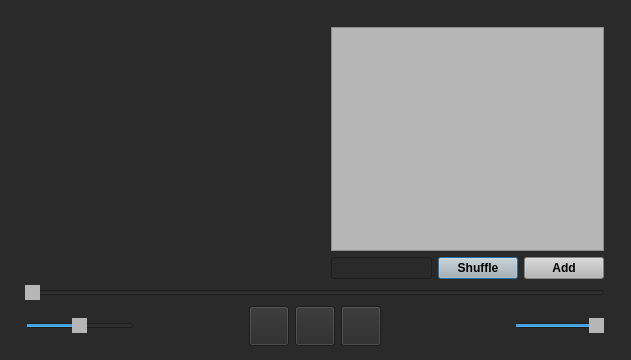
<?xml version="1.0" encoding="UTF-8"?>
<ui version="4.0">
 <class>Dialog</class>
 <widget class="QDialog" name="Dialog">
  <property name="enabled">
   <bool>true</bool>
  </property>
  <property name="geometry">
   <rect>
    <x>0</x>
    <y>0</y>
    <width>631</width>
    <height>360</height>
   </rect>
  </property>
  <property name="windowTitle">
   <string>LIRIK Music Player</string>
  </property>
  <property name="autoFillBackground">
   <bool>false</bool>
  </property>
  <property name="styleSheet">
   <string notr="true">background-color: rgb(42, 42, 42);
</string>
  </property>
  <property name="sizeGripEnabled">
   <bool>false</bool>
  </property>
  <widget class="QWidget" name="">
   <property name="geometry">
    <rect>
     <x>14</x>
     <y>16</y>
     <width>601</width>
     <height>341</height>
    </rect>
   </property>
   <layout class="QVBoxLayout" name="verticalLayout_3">
    <item>
     <layout class="QHBoxLayout" name="horizontalLayout_2">
      <item>
       <widget class="QLabel" name="label_2">
        <property name="minimumSize">
         <size>
          <width>300</width>
          <height>225</height>
         </size>
        </property>
        <property name="styleSheet">
         <string notr="true">border-image: url(:/images/logo white.png);</string>
        </property>
        <property name="text">
         <string/>
        </property>
       </widget>
      </item>
      <item>
       <layout class="QVBoxLayout" name="verticalLayout">
        <item>
         <widget class="QListWidget" name="listWidget">
          <property name="styleSheet">
           <string notr="true">background-color: rgb(182, 182, 182);</string>
          </property>
         </widget>
        </item>
        <item>
         <layout class="QHBoxLayout" name="horizontalLayout">
          <item>
           <widget class="QLineEdit" name="lineEdit">
            <property name="text">
             <string/>
            </property>
           </widget>
          </item>
          <item>
           <widget class="QPushButton" name="ShuffleButton">
            <property name="font">
             <font>
              <weight>75</weight>
              <bold>true</bold>
             </font>
            </property>
            <property name="styleSheet">
             <string notr="true">background-color: rgb(182, 182, 182);</string>
            </property>
            <property name="text">
             <string>Shuffle</string>
            </property>
           </widget>
          </item>
          <item>
           <widget class="QPushButton" name="LoadButton">
            <property name="font">
             <font>
              <weight>75</weight>
              <bold>true</bold>
             </font>
            </property>
            <property name="styleSheet">
             <string notr="true">background-color: rgb(182, 182, 182);</string>
            </property>
            <property name="text">
             <string>Add</string>
            </property>
           </widget>
          </item>
         </layout>
        </item>
       </layout>
      </item>
     </layout>
    </item>
    <item>
     <layout class="QVBoxLayout" name="verticalLayout_2">
      <item>
       <widget class="QSlider" name="SliderProgress">
        <property name="styleSheet">
         <string notr="true">QSlider::handle:horizontal
{
background-color: rgb(182, 182, 182);
}</string>
        </property>
        <property name="orientation">
         <enum>Qt::Horizontal</enum>
        </property>
       </widget>
      </item>
      <item>
       <layout class="QHBoxLayout" name="horizontalLayout_6">
        <item>
         <layout class="QHBoxLayout" name="horizontalLayout_4">
          <item>
           <widget class="QSlider" name="SliderSpeed">
            <property name="styleSheet">
             <string notr="true">QSlider::handle:horizontal
{
background-color: rgb(182, 182, 182);
}</string>
            </property>
            <property name="minimum">
             <number>1</number>
            </property>
            <property name="maximum">
             <number>100</number>
            </property>
            <property name="pageStep">
             <number>10</number>
            </property>
            <property name="value">
             <number>50</number>
            </property>
            <property name="orientation">
             <enum>Qt::Horizontal</enum>
            </property>
           </widget>
          </item>
          <item>
           <spacer name="horizontalSpacer_3">
            <property name="minimumSize">
             <size>
              <width>30</width>
              <height>30</height>
             </size>
            </property>
            <property name="orientation">
             <enum>Qt::Horizontal</enum>
            </property>
            <property name="sizeHint" stdset="0">
             <size>
              <width>118</width>
              <height>38</height>
             </size>
            </property>
           </spacer>
          </item>
         </layout>
        </item>
        <item>
         <layout class="QHBoxLayout" name="horizontalLayout_3">
          <item>
           <widget class="QPushButton" name="PreviousButton">
            <property name="minimumSize">
             <size>
              <width>40</width>
              <height>40</height>
             </size>
            </property>
            <property name="styleSheet">
             <string notr="true">border-image: url(:/images/Previous Button.png);</string>
            </property>
            <property name="text">
             <string/>
            </property>
            <property name="iconSize">
             <size>
              <width>30</width>
              <height>30</height>
             </size>
            </property>
           </widget>
          </item>
          <item>
           <widget class="QPushButton" name="pushButton">
            <property name="minimumSize">
             <size>
              <width>40</width>
              <height>40</height>
             </size>
            </property>
            <property name="styleSheet">
             <string notr="true">border-image: url(:/images/Play Button.png);
</string>
            </property>
            <property name="text">
             <string/>
            </property>
            <property name="iconSize">
             <size>
              <width>30</width>
              <height>30</height>
             </size>
            </property>
           </widget>
          </item>
          <item>
           <widget class="QPushButton" name="NextButton">
            <property name="minimumSize">
             <size>
              <width>40</width>
              <height>40</height>
             </size>
            </property>
            <property name="styleSheet">
             <string notr="true">border-image: url(:/images/Next Button.png);</string>
            </property>
            <property name="text">
             <string/>
            </property>
            <property name="iconSize">
             <size>
              <width>30</width>
              <height>30</height>
             </size>
            </property>
           </widget>
          </item>
         </layout>
        </item>
        <item>
         <layout class="QHBoxLayout" name="horizontalLayout_5">
          <item>
           <spacer name="horizontalSpacer_4">
            <property name="minimumSize">
             <size>
              <width>30</width>
              <height>30</height>
             </size>
            </property>
            <property name="orientation">
             <enum>Qt::Horizontal</enum>
            </property>
            <property name="sizeHint" stdset="0">
             <size>
              <width>27</width>
              <height>28</height>
             </size>
            </property>
           </spacer>
          </item>
          <item>
           <widget class="QLabel" name="label">
            <property name="minimumSize">
             <size>
              <width>30</width>
              <height>30</height>
             </size>
            </property>
            <property name="styleSheet">
             <string notr="true">border-image: url(:/images/Sound.png);</string>
            </property>
            <property name="text">
             <string/>
            </property>
           </widget>
          </item>
          <item>
           <widget class="QSlider" name="SliderVolume">
            <property name="minimumSize">
             <size>
              <width>20</width>
              <height>20</height>
             </size>
            </property>
            <property name="styleSheet">
             <string notr="true">QSlider::handle:horizontal
{
background-color: rgb(182, 182, 182);
}</string>
            </property>
            <property name="value">
             <number>99</number>
            </property>
            <property name="orientation">
             <enum>Qt::Horizontal</enum>
            </property>
           </widget>
          </item>
         </layout>
        </item>
       </layout>
      </item>
     </layout>
    </item>
   </layout>
  </widget>
 </widget>
 <layoutdefault spacing="6" margin="11"/>
 <resources/>
 <connections/>
</ui>
